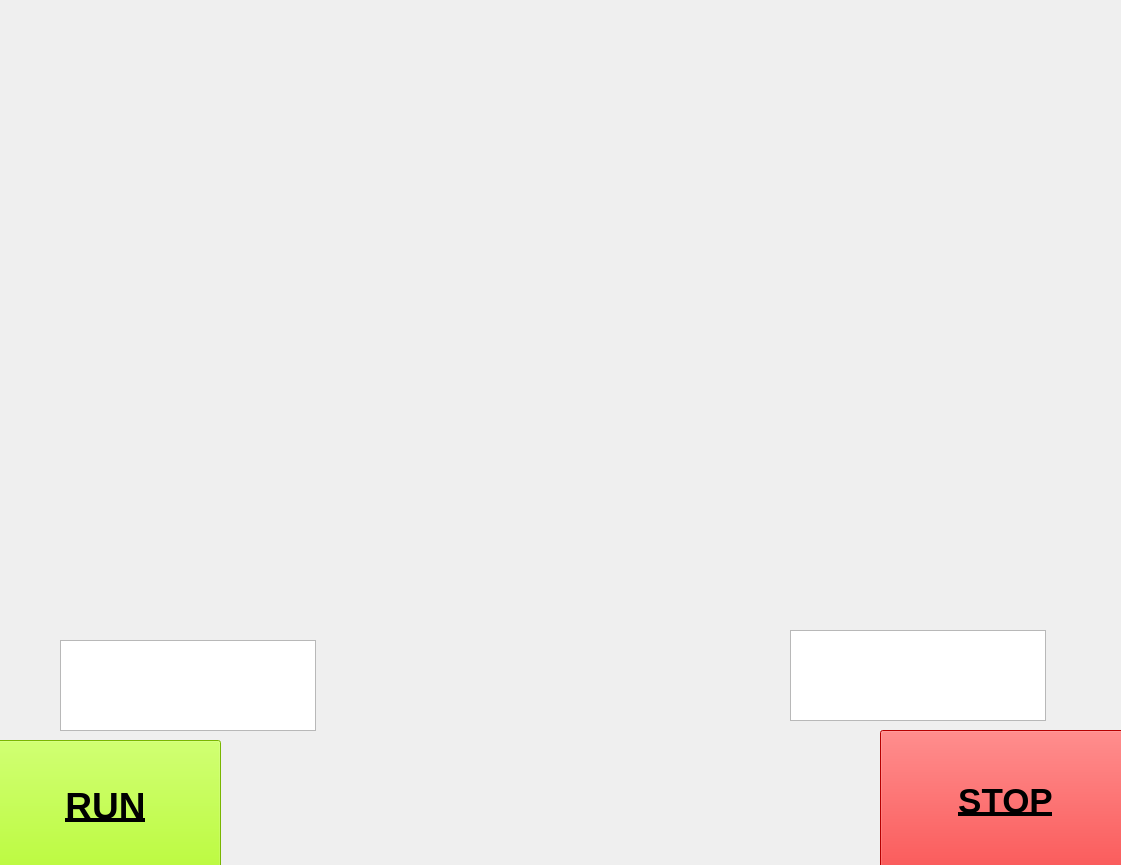
<?xml version="1.0" encoding="UTF-8"?>
<ui version="4.0">
 <class>googlegui</class>
 <widget class="QMainWindow" name="googlegui">
  <property name="geometry">
   <rect>
    <x>0</x>
    <y>0</y>
    <width>1121</width>
    <height>865</height>
   </rect>
  </property>
  <property name="windowTitle">
   <string>MainWindow</string>
  </property>
  <widget class="QWidget" name="centralwidget">
   <widget class="QLabel" name="label">
    <property name="geometry">
     <rect>
      <x>0</x>
      <y>0</y>
      <width>1141</width>
      <height>861</height>
     </rect>
    </property>
    <property name="text">
     <string/>
    </property>
    <property name="pixmap">
     <pixmap>f48e7a6487df38a0aed24fec6c4adbff (1).gif</pixmap>
    </property>
    <property name="scaledContents">
     <bool>true</bool>
    </property>
   </widget>
   <widget class="QLabel" name="label_2">
    <property name="geometry">
     <rect>
      <x>0</x>
      <y>0</y>
      <width>1141</width>
      <height>191</height>
     </rect>
    </property>
    <property name="text">
     <string/>
    </property>
    <property name="pixmap">
     <pixmap>ProtoPie-voice-feature-visualization-gif (1).gif</pixmap>
    </property>
    <property name="scaledContents">
     <bool>true</bool>
    </property>
   </widget>
   <widget class="QLabel" name="label_3">
    <property name="geometry">
     <rect>
      <x>230</x>
      <y>760</y>
      <width>751</width>
      <height>101</height>
     </rect>
    </property>
    <property name="text">
     <string/>
    </property>
    <property name="pixmap">
     <pixmap>xiaoyi-status.gif</pixmap>
    </property>
   </widget>
   <widget class="QPushButton" name="pushButton">
    <property name="geometry">
     <rect>
      <x>-10</x>
      <y>740</y>
      <width>231</width>
      <height>131</height>
     </rect>
    </property>
    <property name="font">
     <font>
      <pointsize>28</pointsize>
      <weight>75</weight>
      <bold>true</bold>
      <underline>true</underline>
     </font>
    </property>
    <property name="styleSheet">
     <string notr="true">background-color: rgb(170, 255, 0);
border-color: rgb(0, 0, 0);</string>
    </property>
    <property name="text">
     <string>RUN</string>
    </property>
   </widget>
   <widget class="QPushButton" name="pushButton_2">
    <property name="geometry">
     <rect>
      <x>880</x>
      <y>730</y>
      <width>251</width>
      <height>141</height>
     </rect>
    </property>
    <property name="font">
     <font>
      <pointsize>26</pointsize>
      <weight>75</weight>
      <bold>true</bold>
      <underline>true</underline>
     </font>
    </property>
    <property name="styleSheet">
     <string notr="true">background-color: rgb(255, 0, 0);
border-color: rgb(0, 0, 0);</string>
    </property>
    <property name="text">
     <string>STOP</string>
    </property>
   </widget>
   <widget class="QTextBrowser" name="textBrowser">
    <property name="geometry">
     <rect>
      <x>60</x>
      <y>640</y>
      <width>256</width>
      <height>91</height>
     </rect>
    </property>
    <property name="styleSheet">
     <string notr="true">border-color: rgb(0, 0, 0);</string>
    </property>
   </widget>
   <widget class="QTextBrowser" name="textBrowser_2">
    <property name="geometry">
     <rect>
      <x>790</x>
      <y>630</y>
      <width>256</width>
      <height>91</height>
     </rect>
    </property>
    <property name="styleSheet">
     <string notr="true">border-color: rgb(0, 0, 0);</string>
    </property>
   </widget>
  </widget>
 </widget>
 <resources/>
 <connections/>
</ui>
